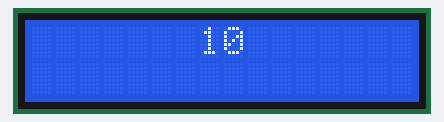
This sketch was run on a simulated Arduino Uno, built with avr-gcc and run on an emulated ATmega328P. Parts: 16×2 character LCD.

Above: at 0.1 s.
At 1.1 s:
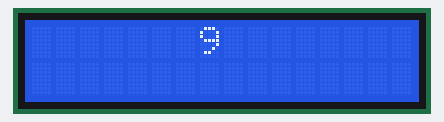
At 3.1 s:
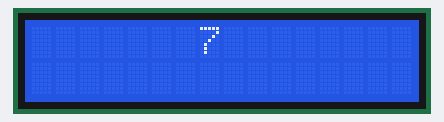
At 5.1 s:
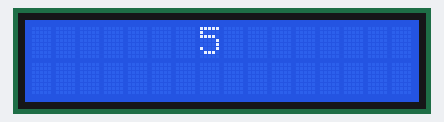
At 7.2 s:
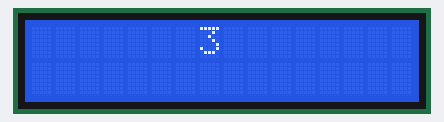
At 10.2 s:
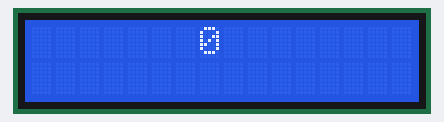

Measured:
- by itself, everything shown: repeats every 11.1 s, in 11 steps
- what the display in image 2 shows lasts 1.0 s, from 3.1 s to 4.1 s

The sketch:

LedDisplay.ino
```cpp
#include <LiquidCrystal_I2C.h>

// Set the LCD address to 0x27 for a 16 chars and 2 line display
LiquidCrystal_I2C lcd(0x27, 16, 2);

void setup()
{
  // initialize the LCD
  lcd.begin();
  // Turn on the blacklight and print a message.
  lcd.backlight();
}

void loop()
{
  lcd.clear();
  lcd.setCursor(7, 0);
  lcd.print("10");
  delay(1000);
  lcd.clear();
  lcd.setCursor(7, 0);
  lcd.print("9");
  delay(1000);
  lcd.clear();
  lcd.setCursor(7, 0);
  lcd.print("8");
  delay(1000);
  lcd.clear();
  lcd.setCursor(7, 0);
  lcd.print("7");
  delay(1000);
  lcd.clear();
  lcd.setCursor(7, 0);
  lcd.print("6");
  delay(1000);
  lcd.clear();
  lcd.setCursor(7, 0);
  lcd.print("5");
  delay(1000);
  lcd.clear();
  lcd.setCursor(7, 0);
  lcd.print("4");
  delay(1000);
  lcd.clear();
  lcd.setCursor(7, 0);
  lcd.print("3");
  delay(1000);
  lcd.clear();
  lcd.setCursor(7, 0);
  lcd.print("2");
  delay(1000);
  lcd.clear();
  lcd.setCursor(7, 0);
  lcd.print("1");
  delay(1000);
  lcd.clear();
  lcd.setCursor(7, 0);
  lcd.print("0");
  delay(1000);
}
```
